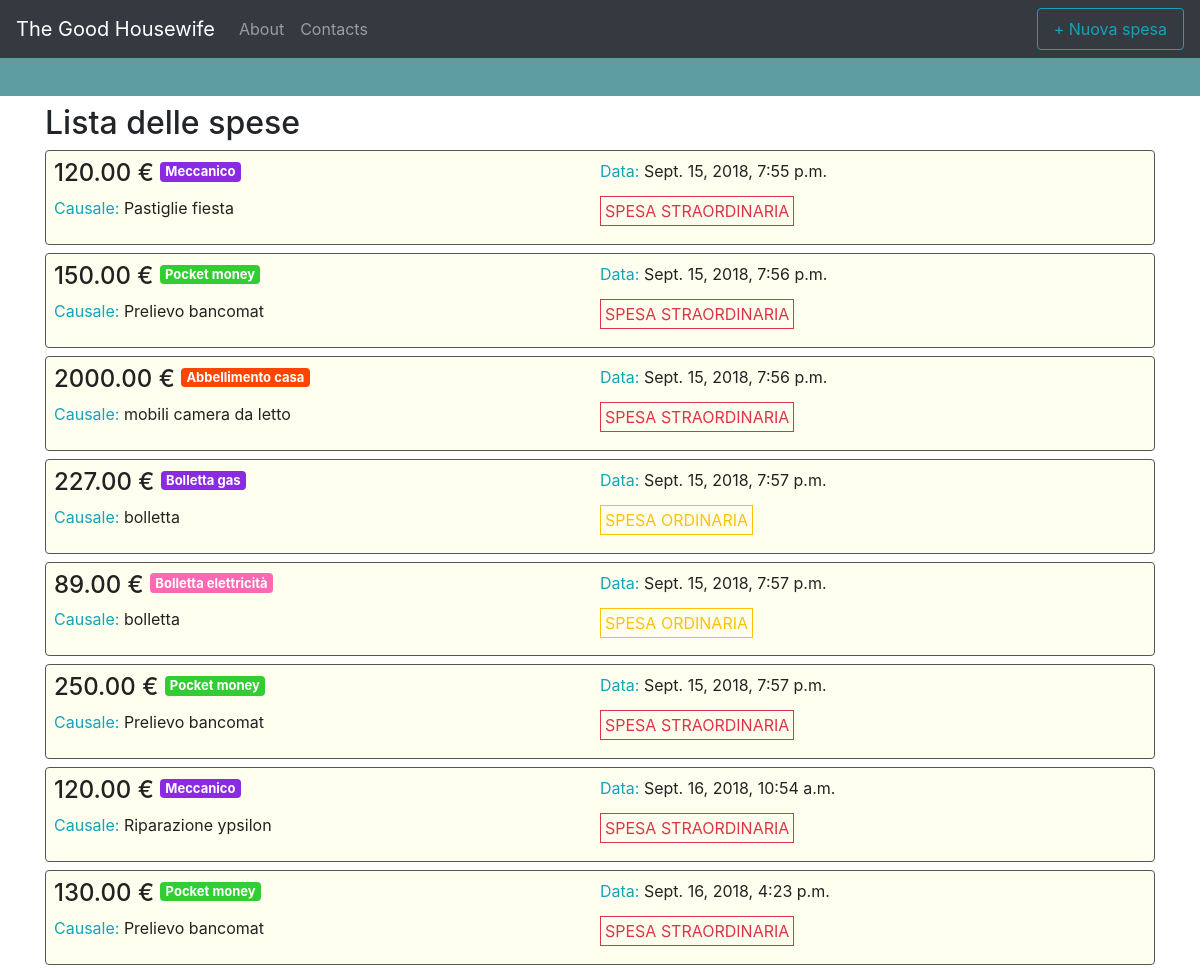
The page / on the database its author committed.
### core/models.py (models this page shows, shortened)
class Spesa(models.Model):
    importo = models.DecimalField(max_digits=6, decimal_places=2)
    causale = models.CharField(max_length=100)
    data = models.DateTimeField(default=timezone.now)
    note = models.TextField(null=True, blank=True)
    tipo_spesa = models.ForeignKey('TipoSpesa', on_delete=models.CASCADE, null=True, blank=True)

class TipoSpesa(models.Model):
    nome = models.CharField(max_length=100)
    colore_badge = models.CharField(max_length=30)
    spesa_ordinaria = models.BooleanField(default=False)
    def __str__(self):
        return self.nome

### core/views.py (the view)
# urls.py: path('', views.HomePageView.as_view(), name='home'),
class HomePageView(ListView):
    template_name = 'home.html'
    model = Spesa

### templates/home.html
{% extends 'base.html' %}
{% block content %}
<div class="subnavbar">
</div>
<div class="container pt-4">
  <div class="row">
    <div class="col-md-12">
      <h2>Lista delle spese</h2>
      {% for spesa in object_list %}
      <a href="{% url 'spesa_detail' spesa.pk %}" class="no-link-style">
        <div class="card w-100 p-2 d-flex flex-row justify-content-between mb-2 spesa-card">
          <div class="flex-1">
            <h4>
              {{ spesa.importo }} €
              {% if spesa.tipo_spesa %}
                <span class="badge spesa-badge" style="background: {{ spesa.tipo_spesa.colore_badge }};">{{ spesa.tipo_spesa }}</span>
              {% endif %}
            </h4>
            <p>
              <span class="text-info">Causale:</span> {{ spesa.causale }}
            </p>
          </div>
          <div class="flex-1">
            <p><span class="text-info">Data:</span> {{ spesa.data }}</p>
            {% if spesa.tipo_spesa.spesa_ordinaria %}
            <p class="text-warning mb-0 border p-1 d-initial border-warning">SPESA ORDINARIA</p>
            {% else %}
            <p class="text-danger mb-0 border p-1 d-initial border-danger">SPESA STRAORDINARIA</p>
            {% endif %}
          </div>
        </div>
      </a>
      {% endfor %}
    </div>
  </div>
</div>
{% endblock content %}

### templates/base.html (shortened to what this page needs)
{% load static %}
<html lang="it" dir="ltr">
  <head>
    <link rel="stylesheet" href="{% static 'font-awesome/css/font-awesome.min.css' %}">
    <link rel="stylesheet" href="{% static 'css/bootstrap.min.css' %}">
    <link rel="stylesheet" href="{% static 'css/base.css' %}">
  </head>
  <body>
    <nav class="navbar navbar-expand-lg navbar-dark bg-dark text-light fixed-top">
      <a class="navbar-brand" href="{% url 'home' %}">The Good Housewife</a>
      <div class="collapse navbar-collapse" id="navbarNav">
        <ul class="navbar-nav">
          <li class="nav-item">
            <a class="nav-link" href="#">About</a>
          </li>
          <li class="nav-item">
            <a class="nav-link" href="#">Contacts</a>
          </li>
        </ul>
      </div>
      <div class="">
        <a class="nav-link btn btn-outline-info" href="{% url 'spesa_add' %}">+ Nuova spesa</a>
      </div>
    </nav>
    <div class="content">
      {% block content %}
      {% endblock content %}
    </div>
  </body>
</html>

### static/css/base.css (style rules this page uses)
.content { padding-top: 80px; }
.subnavbar { width: 100%; height: 40px; position: fixed; top: 56px; background-color: CadetBlue; z-index: 10; }
.spesa-card { background: ivory; border-color: #555; }
.spesa-badge { font-size: 13px; position: relative; bottom: 5px; color: #fff; }
.no-link-style, .no-link-style:hover, .no-link-style:focus, .no-link-style:visited { text-decoration: none; color: #222; }
.d-initial { display: initial; }
.flex-1 { flex: 1; }

### rows shown on the page
Spesa: importo "120.00", tipo_spesa "Meccanico", causale "Pastiglie fiesta", data "Sept. 15, 2018, 7:55 p.m.", shows "SPESA STRAORDINARIA"
Spesa: importo "150.00", tipo_spesa "Pocket money", causale "Prelievo bancomat", data "Sept. 15, 2018, 7:56 p.m.", shows "SPESA STRAORDINARIA"
Spesa: importo "2000.00", tipo_spesa "Abbellimento casa", causale "mobili camera da letto", data "Sept. 15, 2018, 7:56 p.m.", shows "SPESA STRAORDINARIA"
Spesa: importo "227.00", tipo_spesa "Bolletta gas", causale "bolletta", data "Sept. 15, 2018, 7:57 p.m.", shows "SPESA ORDINARIA"
Spesa: importo "89.00", tipo_spesa "Bolletta elettricità", causale "bolletta", data "Sept. 15, 2018, 7:57 p.m.", shows "SPESA ORDINARIA"
Spesa: importo "250.00", tipo_spesa "Pocket money", causale "Prelievo bancomat", data "Sept. 15, 2018, 7:57 p.m.", shows "SPESA STRAORDINARIA"
Spesa: importo "120.00", tipo_spesa "Meccanico", causale "Riparazione ypsilon", data "Sept. 16, 2018, 10:54 a.m.", shows "SPESA STRAORDINARIA"
Spesa: importo "130.00", tipo_spesa "Pocket money", causale "Prelievo bancomat", data "Sept. 16, 2018, 4:23 p.m.", shows "SPESA STRAORDINARIA"
